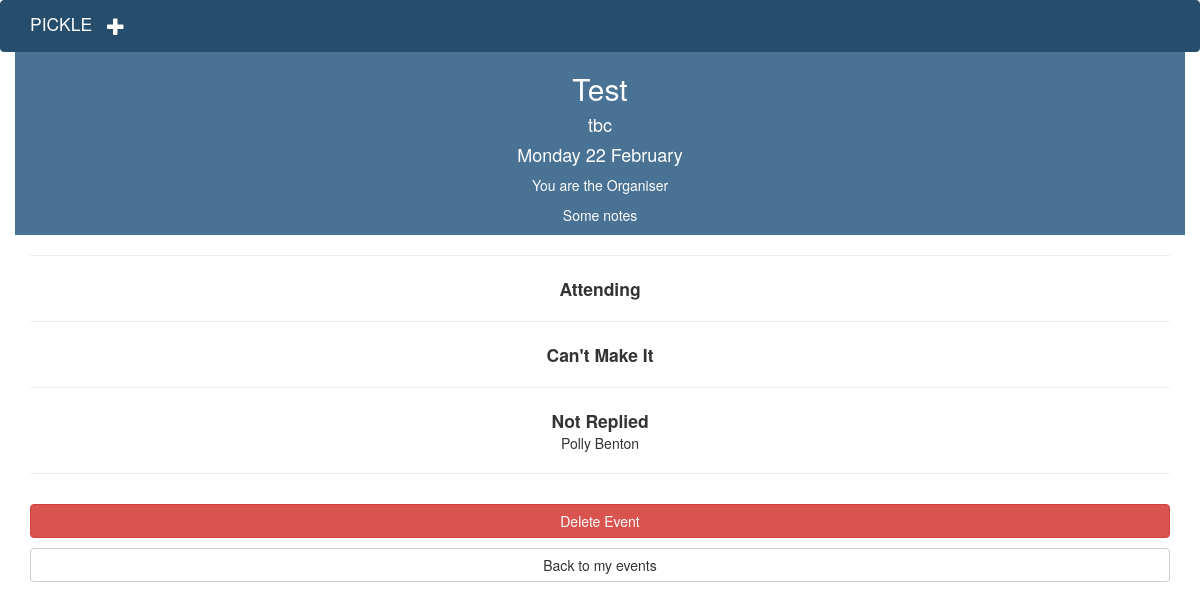
/event_details/2 (signed in), run on the app's committed database.
### app/models.py (models this page shows, shortened)
class Event(db.Model):
	__tablename__ = "events"
	id = db.Column(db.Integer, primary_key=True)
	name = db.Column(db.String(120), unique=False)
	location = db.Column(db.String(120), unique=False)
	admin_id = db.Column(db.Integer, db.ForeignKey("users.id"))
	deleted = db.Column(db.Boolean, unique=False, default = False)
	notes = db.Column(db.String(200), unique=False)
	invites_sent = db.Column(db.Boolean, unique=False, default = False)
	confirmed = db.Column(db.Boolean, unique=False, default = False)
	eventdates = db.relationship('EventDate', backref=db.backref('event', lazy='select'))  #RELATIONSHIP DECLARATION

class EventDate(db.Model):
	__tablename__ = "eventdates"
	id = db.Column(db.Integer, primary_key=True)
	event_id = db.Column(db.Integer, db.ForeignKey("events.id"))
	date = db.Column(db.DateTime, unique=False)
	confirmed = db.Column(db.Boolean, unique=False, default = False)
	eventinvites = db.relationship('EventInvite', backref=db.backref('eventdate', lazy='select'))  #RELATIONSHIP DECLARATION

class EventInvite(db.Model):
	__tablename__ = "eventinvites"
	id = db.Column(db.Integer, primary_key=True)
	eventdate_id = db.Column(db.Integer, db.ForeignKey("eventdates.id"))
	invited_id = db.Column(db.Integer, db.ForeignKey("users.id"))
	status =  db.Column(db.Integer, unique=False) #1 is attending, 0 is not replied, -1 is not attending

class User(UserMixin, db.Model):
	__tablename__ = "users"
	id = db.Column(db.Integer, primary_key=True)
	firstname = db.Column(db.String(64), unique=False)
	surname = db.Column(db.String(64), unique=False)
	email = db.Column(db.String(120), index=True, unique=True)
	phone = db.Column(db.String(120), index=True, unique=True)
	group = db.Column(db.String(64), index=True, unique=False)
	password_hash = db.Column(db.String(128))
	events = db.relationship("Event",backref="user",lazy="select") #RELATIONSHIP DECLARATION
	eventsinvites = db.relationship("EventInvite",backref="user",lazy="select") #RELATIONSHIP DECLARATION
	@property
	def password(self):
		raise AttributeError("password is not a readable attribute")

### app/views.py (the view)
@app.route('/event_details/<int:event_id>', methods=['GET', 'POST'])
@login_required
def event_details(event_id):
	event = Event.query.filter_by(id = event_id).first()
	eventdates = EventDate.query.filter_by(event_id = event_id).all()
	eventdates.sort(key = lambda r: r.date)
	invitees = EventInvite.query.join(EventDate).filter_by(event_id = event_id).all()
	attendance_dict = {}
	for eventdate in eventdates:
		attendance_dict[eventdate.id] = {"attending":0,"cant_make_it":0,"not_replied":0}
		for invitee in invitees:
			if invitee.eventdate.id == eventdate.id:
				if invitee.status == 1:
					attendance_dict[eventdate.id]["attending"] = attendance_dict[eventdate.id]["attending"] + 1
				elif invitee.status == -1:
					attendance_dict[eventdate.id]["cant_make_it"] = attendance_dict[eventdate.id]["cant_make_it"] + 1
				elif invitee.status == 0:
					attendance_dict[eventdate.id]["not_replied"] = attendance_dict[eventdate.id]["not_replied"] + 1
	admin = User.query.filter_by(id = event.admin_id).first()
	if event.confirmed:
		if event.admin_id == current_user.id:
			return render_template("event_details_admin_confirmed.html", title="Event_details", event = event , eventdates = eventdates, invitees = invitees, admin = admin, attendance_dict=attendance_dict)
		elif current_user.id in [invitee.invited_id for invitee in invitees]:
			return render_template("event_details_invited_confirmed.html", title="Event_details", event = event , eventdates = eventdates, invitees = invitees, admin = admin, attendance_dict=attendance_dict)
		else:
			return "You are not admin or invited to " + event.name
	elif event.confirmed == False:
		if event.admin_id == current_user.id:
			return render_template("event_details_admin_not_confirmed.html", title="Event_details", event = event , eventdates = eventdates, invitees = invitees, admin = admin, attendance_dict=attendance_dict)
		elif current_user.id in [invitee.invited_id for invitee in invitees]:
			return render_template("event_details_invited_not_confirmed.html", title="Event_details", event = event , eventdates = eventdates, invitees = invitees, admin = admin)
		else:
			return "You are not admin or invited to " + event.name

### app/models.py (called while the page is built)
@login_manager.user_loader
def load_user(user_id):
	return User.query.get(int(user_id))

### app/templates/event_details_admin_confirmed.html (shortened to what this page needs)
{% extends "base_test.html" %}
{%block head%}
<link rel="stylesheet" href="{{url_for("static", filename = "event_details.css")}}" />
{%endblock%}
{% block content %}
 <div class = "container event-details-header">
	<div class = "row">
		<div class = "col-sm-12">
			<h2 style = "text-align: center"> {{ event.name }} </h2>
			<h4 style = "text-align: center"> {{event.location}} </h4>
			<h4 style = "text-align: center">
			{%for eventdate in eventdates%}
				{%if eventdate.confirmed%}
				{{eventdate.date.strftime("%A %d %B")}}
				{%endif%}
			{%endfor%}
			</h4>
			<p style = "text-align: center"> You are the Organiser </p>
			<p style = "text-align: center"> {{event.notes}} </p>
		</div>
	</div>
</div>
<div class = "container container-attendance">
	<hr>
	<div class = "row row-attending-header">
		<div class = "col-xs-12">
			Attending
		</div>
	</div>
	<hr>
	<div class = "row row-attending-header">
		<div class = "col-xs-12">
			Can't Make It
		</div>
	</div>
	<hr>
	<div class = "row row-attending-header">
		<div class = "col-xs-12">
			Not Replied
		</div>
	</div>
	<div class = "row row-attending-names">
	{%for eventdate in eventdates%}
		{%if eventdate.confirmed%}
			{%for invitee in invitees%}
				{%if invitee.eventdate.id == eventdate.id and invitee.status == 0%}
		<div class = "col-xs-12">
		{{invitee.user.firstname}} {{invitee.user.surname}}
		</div>
				{%endif%}
			{%endfor%}
		{%endif%}
	{%endfor%}
	</div>
	<hr>
	<div class = "row eventdate-row">
		<div class = "col-xs-12">
			<a type = "button" class = "btn btn-danger btn-block" href="{{url_for("delete_event", event_id = event.id)}}" >
				Delete Event
			</a>
		</div>
	</div>
	<div class = "row eventdate-row">
		<div class = "col-xs-12">
			<a type = "button" class = "btn btn-default btn-block" href="{{url_for("index")}}" >
				Back to my events
			</a>
		</div>
	</div>
</div>
{% endblock %}

### app/static/event_details.css (style rules this page uses)
.event-details-header { background-color: #497294; color:white; }
.row-attending-header { font-size: 1.25em; text-align: center; font-weight:bold; }
.row-attending-names { text-align:center; }
.eventdate-row { padding-top:10px }

### data on the page
Event: name "Test", location "tbc", notes "Some notes"
EventDate: date "Monday 22 February"
EventInvite: user.firstname "Polly", user.surname "Benton"
